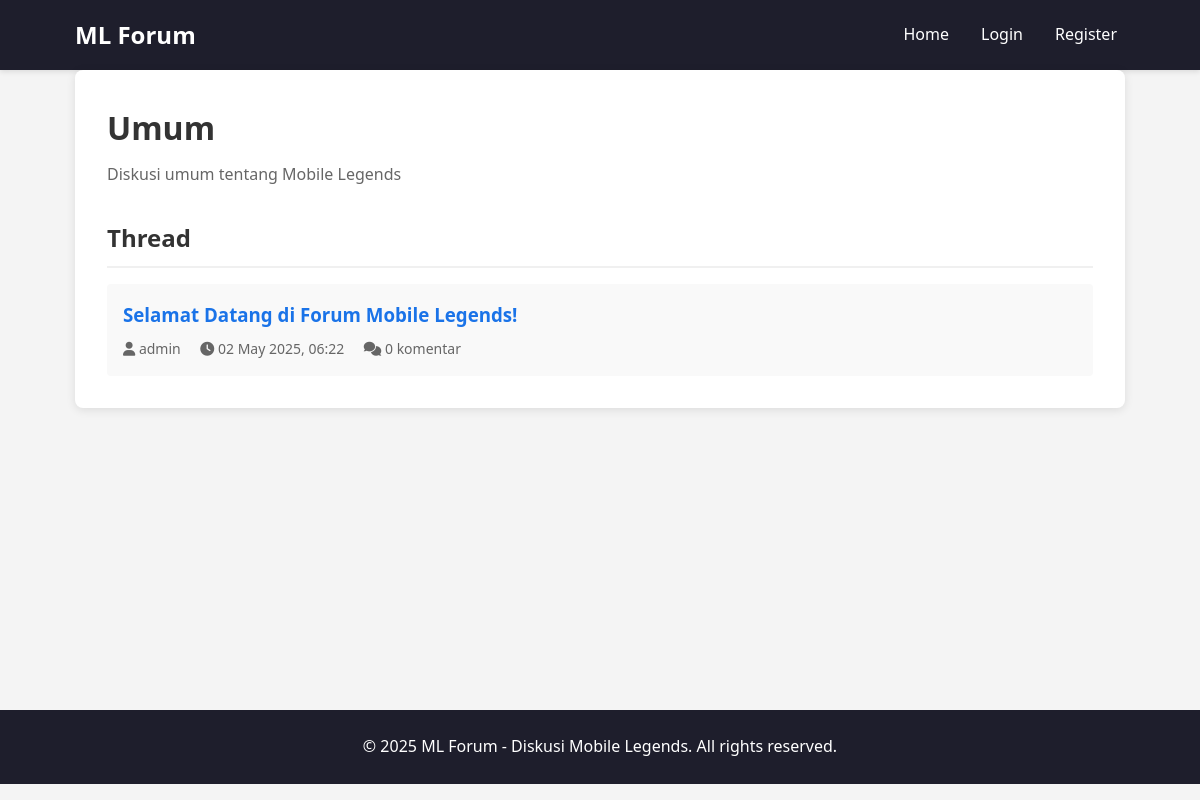
/category.php?id=1, run on the app's committed database.
### tables this page shows
CREATE TABLE categories (
  id INT AUTO_INCREMENT PRIMARY KEY,
  name VARCHAR(100) NOT NULL,
  description TEXT
);

CREATE TABLE threads (
  id INT AUTO_INCREMENT PRIMARY KEY,
  title VARCHAR(255) NOT NULL,
  content TEXT NOT NULL,
  user_id INT NOT NULL,
  category_id INT NOT NULL,
  created_at TIMESTAMP DEFAULT CURRENT_TIMESTAMP,
  updated_at TIMESTAMP DEFAULT CURRENT_TIMESTAMP ON UPDATE CURRENT_TIMESTAMP,
  views INT DEFAULT 0,
  is_pinned BOOLEAN DEFAULT FALSE,
  has_poll BOOLEAN DEFAULT FALSE,
  FOREIGN KEY (user_id) REFERENCES users(id),
  FOREIGN KEY (category_id) REFERENCES categories(id)
);

CREATE TABLE users (
  id INT AUTO_INCREMENT PRIMARY KEY,
  username VARCHAR(50) NOT NULL UNIQUE,
  password VARCHAR(255) NOT NULL,
  email VARCHAR(100) NOT NULL UNIQUE,
  role ENUM('admin', 'user') DEFAULT 'user',
  join_date TIMESTAMP DEFAULT CURRENT_TIMESTAMP
);

### includes/functions.php (called while the page is built, shortened)
<?php
function formatDate($date) {
    return date('d F Y, H:i', strtotime($date));
}
?>

### category.php (the view, shortened to what this page needs)
<?php
require_once 'includes/header.php';
$category_id = (int)$_GET['id'];
$query = "SELECT * FROM categories WHERE id = ?";
$stmt = $conn->prepare($query);
$stmt->bind_param("i", $category_id);
$stmt->execute();
$result = $stmt->get_result();
$category = $result->fetch_assoc();
$query = "SELECT t.*, u.username,
         (SELECT COUNT(*) FROM comments WHERE thread_id = t.id) as comment_count
         FROM threads t
         JOIN users u ON t.user_id = u.id
         WHERE t.category_id = ?
         ORDER BY t.is_pinned DESC, t.created_at DESC";
$stmt = $conn->prepare($query);
$stmt->bind_param("i", $category_id);
$stmt->execute();
$threads_result = $stmt->get_result();
?>
<div class="category-container">
    <div class="category-header">
        <h1><?php echo $category['name']; ?></h1>
        <p><?php echo $category['description']; ?></p>
    </div>
    <div class="threads-section">
        <h2>Thread</h2>
        <?php if($threads_result->num_rows > 0): ?>
            <div class="thread-list">
                <?php while($thread = $threads_result->fetch_assoc()): ?>
                    <div class="thread-item">
                        <div class="thread-info">
                            <h3><a href="thread.php?id=<?php echo $thread['id']; ?>"><?php echo $thread['title']; ?></a></h3>
                            <div class="thread-meta">
                                <span><i class="fas fa-user"></i> <?php echo $thread['username']; ?></span>
                                <span><i class="fas fa-clock"></i> <?php echo formatDate($thread['created_at']); ?></span>
                                <span><i class="fas fa-comments"></i> <?php echo $thread['comment_count']; ?> komentar</span>
                            </div>
                        </div>
                    </div>
                <?php endwhile; ?>
            </div>
        <?php endif; ?>
    </div>
</div>
<?php require_once 'includes/footer.php'; ?>

### assets/css/style.css (style rules this page uses)
* { margin: 0; padding: 0; box-sizing: border-box; }
body { font-family: 'Segoe UI', Tahoma, Geneva, Verdana, sans-serif; line-height: 1.6; color: #333; background-color: #f4f4f4; }
a { text-decoration: none; color: #1a73e8; }
.thread-list { display: grid; gap: 1rem; }
.thread-item { display: flex; padding: 1rem; background-color: #f9f9f9; border-radius: 4px; transition: background-color 0.3s; }
.thread-info { flex: 1; }
.thread-info h3 { margin-bottom: 0.5rem; }
.thread-meta { font-size: 0.875rem; color: #666; }
.thread-meta span { margin-right: 1rem; }
.category-container { background-color: white; padding: 2rem; border-radius: 8px; box-shadow: 0 2px 10px rgba(0, 0, 0, 0.1); }
.category-header { margin-bottom: 2rem; }
.category-header h1 { margin-bottom: 0.5rem; }
.category-header p { color: #666; margin-bottom: 1rem; }
.threads-section h2 { margin-bottom: 1rem; padding-bottom: 0.5rem; border-bottom: 2px solid #f0f0f0; }

### data on the page
categories: name "Umum", description "Diskusi umum tentang Mobile Legends"
threads: title "Selamat Datang di Forum Mobile Legends!", user.username "admin", created_at "02 May 2025, 06:22", comment_count "0"
